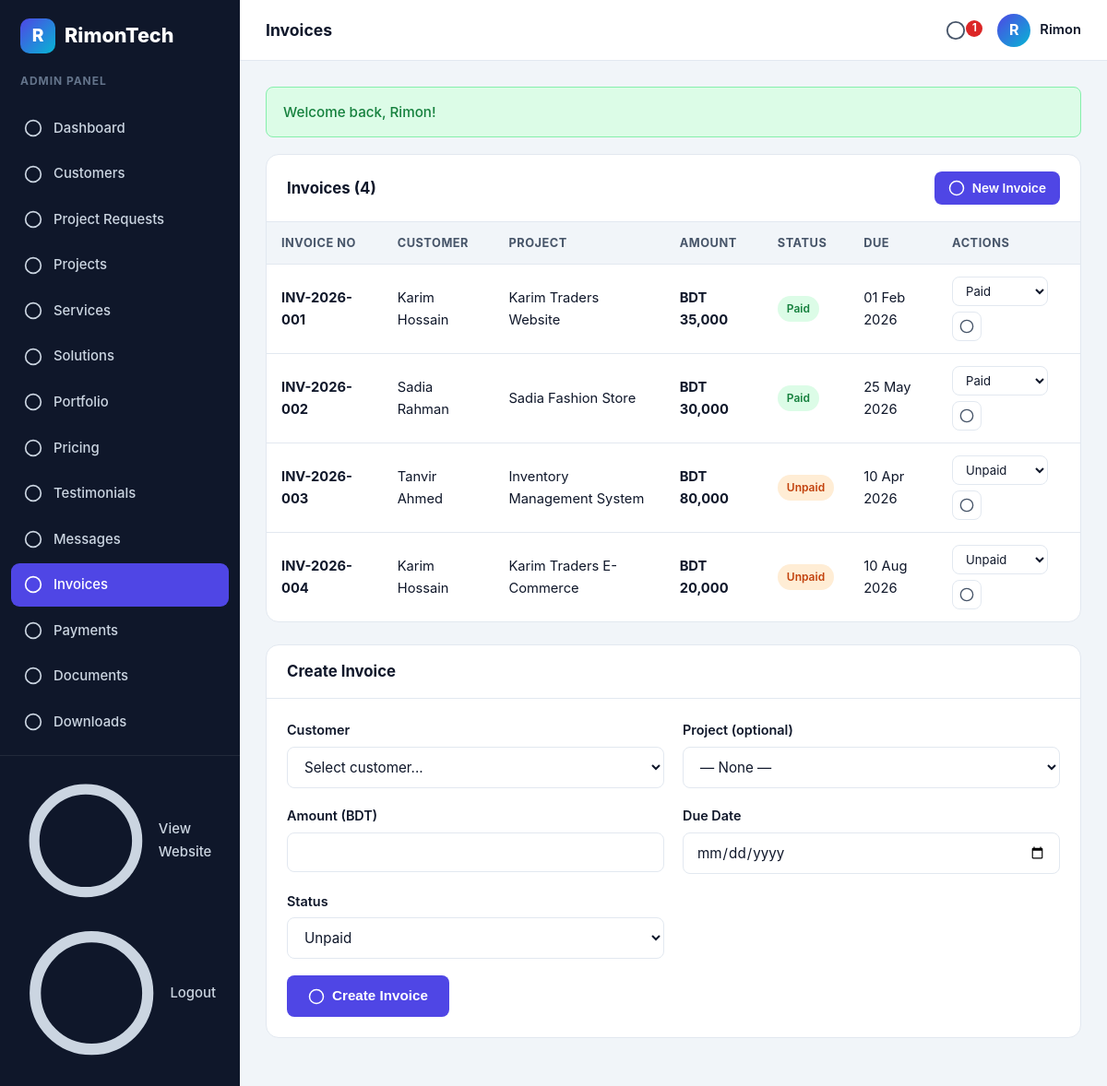
/admin/invoices.php (signed in), run on the app's committed database.
### tables this page shows
CREATE TABLE IF NOT EXISTS invoices (
    id INT UNSIGNED AUTO_INCREMENT PRIMARY KEY,
    customer_id INT UNSIGNED NOT NULL,
    project_id INT UNSIGNED NULL,
    invoice_no VARCHAR(60) NOT NULL UNIQUE,
    amount DECIMAL(12,2) NOT NULL DEFAULT 0,
    status ENUM('unpaid','paid','overdue','cancelled') NOT NULL DEFAULT 'unpaid',
    issue_date DATE NOT NULL,
    due_date DATE NULL,
    created_at TIMESTAMP DEFAULT CURRENT_TIMESTAMP,
    CONSTRAINT fk_invoices_customer FOREIGN KEY (customer_id)
        REFERENCES customers(id) ON DELETE CASCADE
);

CREATE TABLE IF NOT EXISTS customers (
    id INT UNSIGNED AUTO_INCREMENT PRIMARY KEY,
    name VARCHAR(120) NOT NULL,
    email VARCHAR(190) NOT NULL UNIQUE,
    phone VARCHAR(40) NULL,
    company VARCHAR(150) NULL,
    address VARCHAR(255) NULL,
    password VARCHAR(255) NOT NULL,
    status ENUM('active','inactive') NOT NULL DEFAULT 'active',
    created_at TIMESTAMP DEFAULT CURRENT_TIMESTAMP
);

CREATE TABLE IF NOT EXISTS projects (
    id INT UNSIGNED AUTO_INCREMENT PRIMARY KEY,
    customer_id INT UNSIGNED NOT NULL,
    title VARCHAR(150) NOT NULL,
    description TEXT NULL,
    status ENUM('planning','in_progress','review','completed','delivered') NOT NULL DEFAULT 'planning',
    progress TINYINT UNSIGNED NOT NULL DEFAULT 0,
    start_date DATE NULL,
    due_date DATE NULL,
    created_at TIMESTAMP DEFAULT CURRENT_TIMESTAMP,
    CONSTRAINT fk_projects_customer FOREIGN KEY (customer_id)
        REFERENCES customers(id) ON DELETE CASCADE
);

### config/database.php (called while the page is built, shortened)
<?php
function db(): PDO
{
    static $pdo = null;
    if ($pdo === null) {
        $dsn = 'mysql:host=' . DB_HOST . ';dbname=' . DB_NAME . ';charset=utf8mb4';
        $pdo = new PDO($dsn, DB_USER, DB_PASS, [
            PDO::ATTR_ERRMODE => PDO::ERRMODE_EXCEPTION,
            PDO::ATTR_DEFAULT_FETCH_MODE => PDO::FETCH_ASSOC,
            PDO::ATTR_EMULATE_PREPARES => false,
        ]);
    }
    return $pdo;
}

### admin/invoices.php (the view, shortened to what this page needs)
<?php
$pageTitle = 'Invoices';
$activeNav = 'invoices';
require_once __DIR__ . '/../includes/functions.php';
$invoices = db()->query('SELECT i.*, c.name AS customer_name, p.title AS project_title FROM invoices i LEFT JOIN customers c ON c.id = i.customer_id LEFT JOIN projects p ON p.id = i.project_id ORDER BY i.created_at DESC')->fetchAll();
include __DIR__ . '/../includes/admin-header.php';
?>
<div class="panel">
  <div class="panel-head"><h3>Invoices (<?= count($invoices) ?>)</h3><a class="btn btn-sm btn-primary" href="<?= url('admin/invoices.php#add') ?>"><?= icon('plus') ?> New Invoice</a></div>
  <div class="table-wrap">
    <table class="table">
      <thead><tr><th>Invoice No</th><th>Customer</th><th>Project</th><th>Amount</th><th>Status</th><th>Due</th><th>Actions</th></tr></thead>
      <tbody>
        <?php foreach ($invoices as $inv): ?>
          <tr>
            <td><b><?= e($inv['invoice_no']) ?></b></td>
            <td><?= e($inv['customer_name'] ?? '—') ?></td>
            <td><?= e($inv['project_title'] ?? '—') ?></td>
            <td><b><?= money($inv['amount']) ?></b></td>
            <td><?= status_badge($inv['status']) ?></td>
            <td><?= $inv['due_date'] ? date('d M Y', strtotime($inv['due_date'])) : '—' ?></td>
            <td>
              <div class="actions">
                <form method="post" action="<?= url('admin/invoices.php') ?>" style="display:flex;gap:6px;align-items:center;margin:0;">
                  <select name="status" class="form-control" style="width:auto;padding:6px 10px;font-size:0.82rem;" onchange="this.form.submit()">
                    <?php foreach (['unpaid', 'paid', 'overdue', 'cancelled'] as $st): ?>
                      <option value="<?= $st ?>" <?= $inv['status'] === $st ? 'selected' : '' ?>><?= e(ucfirst($st)) ?></option>
                    <?php endforeach; ?>
                  </select>
                </form>
                <form method="post" action="<?= url('admin/invoices.php') ?>" style="margin:0;">
                  <button type="submit" class="icon-btn danger" title="Delete" onclick="return confirm('Delete this invoice?');"><?= icon('trash') ?></button>
                </form>
              </div>
            </td>
          </tr>
        <?php endforeach; ?>
      </tbody>
    </table>
  </div>
</div>
<div class="panel" id="add">
  <div class="panel-head"><h3>Create Invoice</h3></div>
  <div class="panel-body">
    <form method="post" action="<?= url('admin/invoices.php#add') ?>">
      <div class="form-grid">
        <div class="form-group">
          <label class="form-label">Customer</label>
          <select name="customer_id" class="form-control" required>
            <option value="">Select customer...</option>
          </select>
        </div>
        <div class="form-group">
          <label class="form-label">Project (optional)</label>
          <select name="project_id" class="form-control">
            <option value="0">— None —</option>
          </select>
        </div>
        <div class="form-group">
          <label class="form-label">Amount (BDT)</label>
          <input type="number" name="amount" class="form-control" min="1" required>
        </div>
        <div class="form-group">
          <label class="form-label">Due Date</label>
          <input type="date" name="due_date" class="form-control">
        </div>
        <div class="form-group">
          <label class="form-label">Status</label>
          <select name="status" class="form-control">
            <?php foreach (['unpaid', 'paid', 'overdue', 'cancelled'] as $st): ?><option value="<?= $st ?>"><?= e(ucfirst($st)) ?></option><?php endforeach; ?>
          </select>
        </div>
      </div>
      <button type="submit" class="btn btn-primary"><?= icon('plus') ?> Create Invoice</button>
    </form>
  </div>
</div>
<?php include __DIR__ . '/../includes/admin-footer.php'; ?>

### includes/admin-header.php (shortened to what this page needs)
<?php
require_once __DIR__ . '/functions.php';
$admin = require_admin();
$activeNav = $activeNav ?? '';
$pageTitle = $pageTitle ?? 'Admin Dashboard';
$unread = unread_count('admin', (int)$admin['id']);
$navItems = [
    'dashboard' => ['label' => 'Dashboard', 'url' => 'admin/dashboard.php', 'icon' => 'grid'],
    'customers' => ['label' => 'Customers', 'url' => 'admin/customers.php', 'icon' => 'users'],
    'project-requests' => ['label' => 'Project Requests', 'url' => 'admin/project-requests.php', 'icon' => 'inbox'],
    'projects' => ['label' => 'Projects', 'url' => 'admin/projects.php', 'icon' => 'clipboard'],
    'services' => ['label' => 'Services', 'url' => 'admin/services.php', 'icon' => 'layers'],
    'solutions' => ['label' => 'Solutions', 'url' => 'admin/solutions.php', 'icon' => 'cpu'],
    'portfolio' => ['label' => 'Portfolio', 'url' => 'admin/portfolio.php', 'icon' => 'eye'],
    'pricing' => ['label' => 'Pricing', 'url' => 'admin/pricing.php', 'icon' => 'tag'],
    'testimonials' => ['label' => 'Testimonials', 'url' => 'admin/testimonials.php', 'icon' => 'quote'],
    'messages' => ['label' => 'Messages', 'url' => 'admin/messages.php', 'icon' => 'mail'],
    'invoices' => ['label' => 'Invoices', 'url' => 'admin/invoices.php', 'icon' => 'file'],
    'payments' => ['label' => 'Payments', 'url' => 'admin/payments.php', 'icon' => 'wallet'],
    'documents' => ['label' => 'Documents', 'url' => 'admin/documents.php', 'icon' => 'layers'],
    'downloads' => ['label' => 'Downloads', 'url' => 'admin/downloads.php', 'icon' => 'download'],
    'notifications' => ['label' => 'Notifications', 'url' => 'admin/notifications.php', 'icon' => 'bell'],
    'settings' => ['label' => 'Settings', 'url' => 'admin/settings.php', 'icon' => 'settings'],
];
?>
<!DOCTYPE html>
<html lang="en">
<head>
<link rel="stylesheet" href="<?= url('assets/css/style.css') ?>">
</head>
<body class="dashboard-body">
<div class="dashboard admin-dashboard">
  <aside class="sidebar" id="sidebar">
    <a href="<?= url('admin/dashboard.php') ?>" class="brand sidebar-brand">
      <span class="brand-mark">R</span>
      <span class="brand-text"><?= e(APP_NAME) ?></span>
    </a>
    <p class="sidebar-caption">Admin Panel</p>
    <nav class="sidebar-nav">
      <?php foreach ($navItems as $key => $item): ?>
        <?php $extra = $key === 'notifications' && $unread > 0 ? '<span class="dot-badge">' . $unread . '</span>' : ''; ?>
        <a href="<?= url($item['url']) ?>" class="sidebar-link <?= $activeNav === $key ? 'active' : '' ?>">
          <span class="sidebar-icon"><?= icon($item['icon']) ?></span>
          <?= e($item['label']) ?><?= $extra ?>
        </a>
      <?php endforeach; ?>
    </nav>
    <div class="sidebar-footer">
      <a href="<?= url('index.php') ?>" class="sidebar-link"><?= icon('eye') ?> View Website</a>
      <a href="<?= url('admin/logout.php') ?>" class="sidebar-link"><?= icon('logout') ?> Logout</a>
    </div>
  </aside>
  <div class="dashboard-main">
    <header class="topbar">
      <h1 class="topbar-title"><?= e($pageTitle) ?></h1>
      <div class="topbar-right">
        <a href="<?= url('admin/notifications.php') ?>" class="topbar-icon" title="Notifications">
          <?= icon('bell') ?>
          <?php if ($unread > 0): ?><span class="dot-badge"><?= $unread ?></span><?php endif; ?>
        </a>
        <div class="topbar-user">
          <span class="avatar"><?= e(strtoupper(substr($admin['name'], 0, 1))) ?></span>
          <span class="topbar-user-name"><?= e($admin['name']) ?></span>
        </div>
      </div>
    </header>
    <div class="dashboard-content">
      <?php flash_render(); ?>

### includes/functions.php (shortened to what this page needs)
<?php
require_once __DIR__ . '/../config/database.php';
function base_url(string $path = ''): string
{
    static $base = null;
    if ($base === null) {
        $rootFs = realpath(dirname(__DIR__));
        $docRoot = realpath($_SERVER['DOCUMENT_ROOT'] ?? $rootFs);
        $base = '/';
    }
    return $base . ltrim($path, '/');
}
function url(string $path = ''): string
{
    return base_url($path);
}
function e(?string $value): string
{
    return htmlspecialchars((string)$value, ENT_QUOTES, 'UTF-8');
}
function get_flashes(): array
{
    $flashes = $_SESSION['flash'] ?? [];
    return $flashes;
}
function flash_render(): void
{
    foreach (get_flashes() as $f) {
        $type = $f['type'] === 'error' ? 'error' : 'success';
        echo '<div class="alert alert-' . e($type) . '">' . e($f['message']) . '</div>';
    }
}
function current_admin(): ?array
{
    $stmt = db()->prepare('SELECT * FROM admins WHERE id = ?');
    $stmt->execute([$_SESSION['admin_id']]);
    return $stmt->fetch() ?: null;
}
function require_admin(): array
{
    $admin = current_admin();
    return $admin;
}
function money(float|int|string $amount): string
{
    return 'BDT ' . number_format((float)$amount, 0);
}
function unread_count(string $type, int $userId): int
{
    $stmt = db()->prepare('SELECT COUNT(*) FROM notifications WHERE user_type = ? AND user_id = ? AND is_read = 0');
    $stmt->execute([$type, $userId]);
    return (int)$stmt->fetchColumn();
}
function icon(string $name): string
{
    return $map[$name] ?? '<svg viewBox="0 0 24 24" fill="none" stroke="currentColor" stroke-width="2"><circle cx="12" cy="12" r="10"/></svg>';
}
function status_badge(string $status): string
{
    $colors = [
        'new' => 'badge-blue', 'contacted' => 'badge-purple', 'in_progress' => 'badge-orange',
        'completed' => 'badge-green', 'closed' => 'badge-gray', 'delivered' => 'badge-green',
        'planning' => 'badge-blue', 'review' => 'badge-purple', 'active' => 'badge-green',
        'inactive' => 'badge-gray', 'unpaid' => 'badge-orange', 'paid' => 'badge-green',
        'overdue' => 'badge-red', 'cancelled' => 'badge-gray', 'pending' => 'badge-orange',
        'failed' => 'badge-red', 'open' => 'badge-blue', 'answered' => 'badge-green', 'closed' => 'badge-gray',
    ];
    $color = $colors[$status] ?? 'badge-gray';
    return '<span class="badge ' . e($color) . '">' . e(ucwords(str_replace('_', ' ', $status))) . '</span>';
}

### data on the page
invoices: invoice_no "INV-2026-001", customer.name "Karim Hossain", project.title "Karim Traders Website", amount "BDT 35,000", status "Paid", due_date "01 Feb 2026"
invoices: invoice_no "INV-2026-002", customer.name "Sadia Rahman", project.title "Sadia Fashion Store", amount "BDT 30,000", status "Paid", due_date "25 May 2026"
invoices: invoice_no "INV-2026-003", customer.name "Tanvir Ahmed", project.title "Inventory Management System", amount "BDT 80,000", status "Unpaid", due_date "10 Apr 2026"
invoices: invoice_no "INV-2026-004", customer.name "Karim Hossain", project.title "Karim Traders E-Commerce", amount "BDT 20,000", status "Unpaid", due_date "10 Aug 2026"

### other printed values
APP_NAME "RimonTech"
$item['label'] "Dashboard"
$item['label'] "Customers"
$item['label'] "Project Requests"
$item['label'] "Projects"
$item['label'] "Services"
$item['label'] "Solutions"
$item['label'] "Portfolio"
$item['label'] "Pricing"
$item['label'] "Testimonials"
$item['label'] "Messages"
$item['label'] "Invoices"
$item['label'] "Payments"
$item['label'] "Documents"
$item['label'] "Downloads"
